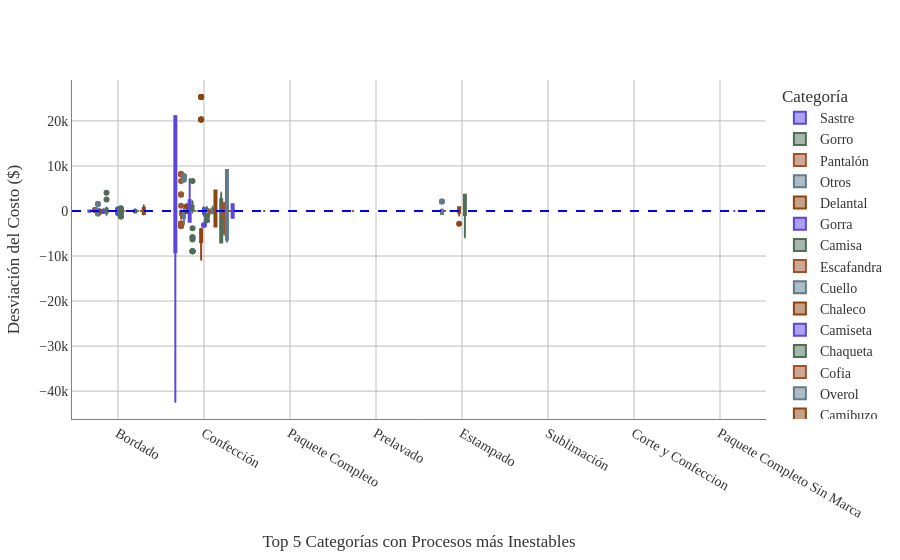

This figure's notebook cell:
### Markdown cell above
## BOXPLOT coeficiente de variación en categorías por diferencia de valor unitario

### Code cell
# Agrupamos por Categoría y proceso de producción, calculando la desviación estándar y el promedio del valor costeado
df_calc_dif = df_costos.groupby(['Categoría', 'Proceso Producción'])['Diferencia valor unitario'].agg(['std', 'mean']).reset_index()

df_calc_dif['inestabilidad'] = df_calc_dif['std'] / df_calc_dif['mean']

# Utilizamos el calculo de inestabilidad para identificar las 5 categorías con procesos más inestables.
top5_categorias = (df_calc_dif.groupby('Categoría')['inestabilidad']
                   #Sacamos el promedio de inestabilidd solo por categoría, ya que necesitamos identificar que varíen independientemente del proceso.
                   .mean() 
                   .sort_values(ascending=False)
                   .index.tolist())


df_filtrado = df_costos[df_costos['Categoría'].isin(top5_categorias)].copy()

# Centramos los datos: Restamos el promedio específico de cada Categoría-Proceso
# para que el "0" sea el punto de equilibrio de cada uno.
df_filtrado['variacion_netadif'] = df_filtrado.groupby(['Categoría', 'Proceso Producción'])['Diferencia valor unitario'].transform(lambda x: x - x.mean())

# --- PASO 4: Gráfica de "Inestabilidad Pura" ---
fig_dif = px.box(df_filtrado, 
             x='Proceso Producción', 
             y='variacion_netadif', 
             color='Categoría',
             points='outliers',
             hover_data = ['OP Det', 'Nombre del Comercial', 'Costeo_Producto', 'OS-Valor Unitario', 'costo_antes_iva' ],
             color_discrete_sequence=paleta_textil,)

# Línea de referencia en cero
fig_dif.add_hline(y=0, line_dash="dash", line_color="blue")

fig_dif.update_layout(
    boxmode='group',
    yaxis_title="Desviación del Costo ($)",
    xaxis_title="Top 5 Categorías con Procesos más Inestables"
)

fig_dif.update_layout(
    # 1. Fondo transparente
    paper_bgcolor='rgba(0,0,0,0)',
    plot_bgcolor='rgba(0,0,0,0)',
    
    # 2. Tipografía Times New Roman
    font=dict(
        family="Times New Roman, Times, serif",
        size=14,
        color="#333333" # Color de letra gris muy oscuro (casi negro)
    ),
    
    # Ajuste opcional de márgenes para que la letra no se corte
    margin=dict(t=80, b=50, l=50, r=50)
)

# 3. Líneas de cuadrícula más oscuras
fig_dif.update_xaxes(
    showgrid=True, 
    gridwidth=1, 
    gridcolor='#bdbdbd', # Un gris más marcado (puedes usar 'gray' si lo quieres aún más oscuro)
    linecolor='gray',    # Línea del eje principal en negro
    zeroline=True,        # Mantener la línea del cero...
    zerolinecolor='#d3d3d3', # ...pero usar un gris mucho más suave (LightGrey)
    zerolinewidth=1
)

fig_dif.update_yaxes(
    showgrid=True, 
    gridwidth=1, 
    gridcolor='#bdbdbd', 
    linecolor='gray'
)

fig_dif.show()
